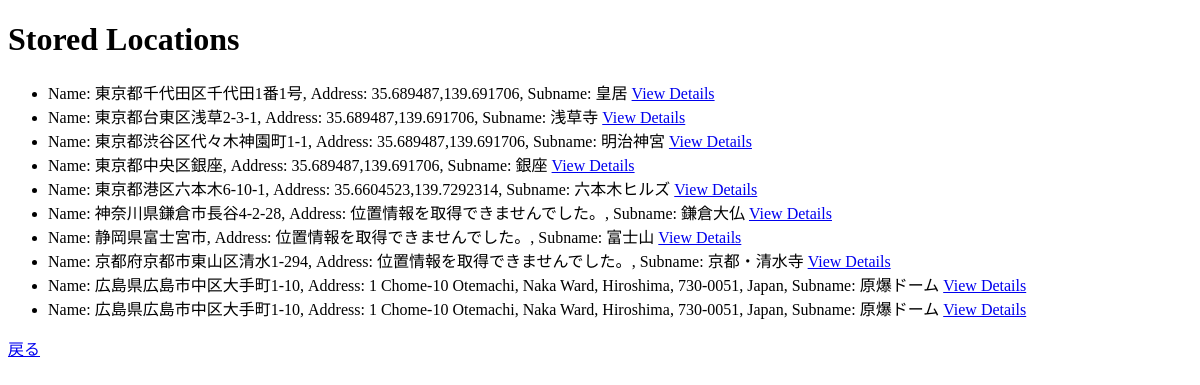
The page /locations on the database as committed earlier.
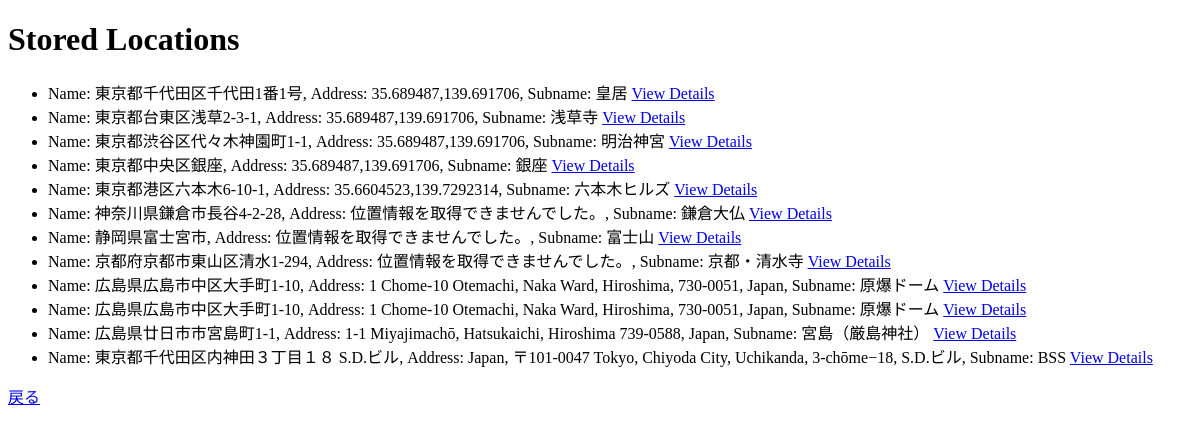
The same page on the database as committed later.
### tables this page shows
CREATE TABLE locations (
    id INTEGER PRIMARY KEY AUTOINCREMENT,
    name TEXT,
    address TEXT,
    subname TEXT
, latitude REAL, longitude REAL);

### app.py (the view)
@app.route('/locations')
def locations():
	conn = sqlite3.connect('location.db')
	cursor = conn.cursor()
	cursor.execute("SELECT * FROM locations")
	rows = cursor.fetchall()
	conn.close()
	return render_template('locations.html', rows=rows)

### templates/locations.html (shortened to what this page needs)
<!DOCTYPE html>
<html>
<head>
</head>
<body>
	<h1>Stored Locations</h1>
	<ul>
		{% for row in rows %}
		<li>Name: {{row[1]}}, Address: {{row[2]}}, Subname: {{row[3]}}
			<a href="{{ url_for('location_detail', id=row[0]) }}">View Details</a>
		</li>
		{% endfor %}
	</ul>
	<a href="/">戻る</a>
</body>
</html>

Rows that differ between the two databases and show on the page:
added locations: name "広島県廿日市市宮島町1-1", address "1-1 Miyajimachō, Hatsukaichi, Hiroshima 739-0588, Japan", subname "宮島（厳島神社）"
added locations: name "東京都千代田区内神田３丁目１８ S.D.ビル", address "Japan, 〒101-0047 Tokyo, Chiyoda City, Uchikanda, 3-chōme−18, S.D.ビル", subname "BSS"
